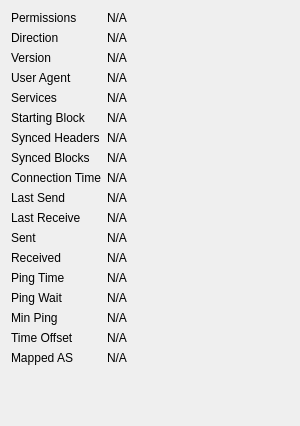
             <widget class="QWidget" name="detailWidget">
              <property name="geometry">
               <rect>
                <x>0</x>
                <y>0</y>
                <width>300</width>
                <height>426</height>
               </rect>
              </property>
              <layout class="QGridLayout" name="gridLayout_2" columnstretch="0,1">
               <item row="0" column="0">
                <widget class="QLabel" name="label_30">
                 <property name="text">
                  <string>Permissions</string>
                 </property>
                </widget>
               </item>
               <item row="0" column="1">
                <widget class="QLabel" name="peerPermissions">
                 <property name="cursor">
                  <cursorShape>IBeamCursor</cursorShape>
                 </property>
                 <property name="text">
                  <string>N/A</string>
                 </property>
                 <property name="textFormat">
                  <enum>Qt::PlainText</enum>
                 </property>
                 <property name="textInteractionFlags">
                  <set>Qt::LinksAccessibleByMouse|Qt::TextSelectableByKeyboard|Qt::TextSelectableByMouse</set>
                 </property>
                </widget>
               </item>
               <item row="1" column="0">
                <widget class="QLabel" name="label_23">
                 <property name="text">
                  <string>Direction</string>
                 </property>
                </widget>
               </item>
               <item row="1" column="1">
                <widget class="QLabel" name="peerDirection">
                 <property name="cursor">
                  <cursorShape>IBeamCursor</cursorShape>
                 </property>
                 <property name="text">
                  <string>N/A</string>
                 </property>
                 <property name="textFormat">
                  <enum>Qt::PlainText</enum>
                 </property>
                 <property name="textInteractionFlags">
                  <set>Qt::LinksAccessibleByMouse|Qt::TextSelectableByKeyboard|Qt::TextSelectableByMouse</set>
                 </property>
                </widget>
               </item>
               <item row="2" column="0">
                <widget class="QLabel" name="label_21">
                 <property name="text">
                  <string>Version</string>
                 </property>
                </widget>
               </item>
               <item row="2" column="1">
                <widget class="QLabel" name="peerVersion">
                 <property name="cursor">
                  <cursorShape>IBeamCursor</cursorShape>
                 </property>
                 <property name="text">
                  <string>N/A</string>
                 </property>
                 <property name="textFormat">
                  <enum>Qt::PlainText</enum>
                 </property>
                 <property name="textInteractionFlags">
                  <set>Qt::LinksAccessibleByMouse|Qt::TextSelectableByKeyboard|Qt::TextSelectableByMouse</set>
                 </property>
                </widget>
               </item>
               <item row="3" column="0">
                <widget class="QLabel" name="label_28">
                 <property name="text">
                  <string>User Agent</string>
                 </property>
                </widget>
               </item>
               <item row="3" column="1">
                <widget class="QLabel" name="peerSubversion">
                 <property name="cursor">
                  <cursorShape>IBeamCursor</cursorShape>
                 </property>
                 <property name="text">
                  <string>N/A</string>
                 </property>
                 <property name="textFormat">
                  <enum>Qt::PlainText</enum>
                 </property>
                 <property name="textInteractionFlags">
                  <set>Qt::LinksAccessibleByMouse|Qt::TextSelectableByKeyboard|Qt::TextSelectableByMouse</set>
                 </property>
                </widget>
               </item>
               <item row="4" column="0">
                <widget class="QLabel" name="label_4">
                 <property name="text">
                  <string>Services</string>
                 </property>
                </widget>
               </item>
               <item row="4" column="1">
                <widget class="QLabel" name="peerServices">
                 <property name="cursor">
                  <cursorShape>IBeamCursor</cursorShape>
                 </property>
                 <property name="text">
                  <string>N/A</string>
                 </property>
                 <property name="textFormat">
                  <enum>Qt::PlainText</enum>
                 </property>
                 <property name="textInteractionFlags">
                  <set>Qt::LinksAccessibleByMouse|Qt::TextSelectableByKeyboard|Qt::TextSelectableByMouse</set>
                 </property>
                </widget>
               </item>
               <item row="5" column="0">
                <widget class="QLabel" name="label_29">
                 <property name="text">
                  <string>Starting Block</string>
                 </property>
                </widget>
               </item>
               <item row="5" column="1">
                <widget class="QLabel" name="peerHeight">
                 <property name="cursor">
                  <cursorShape>IBeamCursor</cursorShape>
                 </property>
                 <property name="text">
                  <string>N/A</string>
                 </property>
                 <property name="textFormat">
                  <enum>Qt::PlainText</enum>
                 </property>
                 <property name="textInteractionFlags">
                  <set>Qt::LinksAccessibleByMouse|Qt::TextSelectableByKeyboard|Qt::TextSelectableByMouse</set>
                 </property>
                </widget>
               </item>
               <item row="6" column="0">
                <widget class="QLabel" name="label_27">
                 <property name="text">
                  <string>Synced Headers</string>
                 </property>
                </widget>
               </item>
               <item row="6" column="1">
                <widget class="QLabel" name="peerSyncHeight">
                 <property name="cursor">
                  <cursorShape>IBeamCursor</cursorShape>
                 </property>
                 <property name="text">
                  <string>N/A</string>
                 </property>
                 <property name="textFormat">
                  <enum>Qt::PlainText</enum>
                 </property>
                 <property name="textInteractionFlags">
                  <set>Qt::LinksAccessibleByMouse|Qt::TextSelectableByKeyboard|Qt::TextSelectableByMouse</set>
                 </property>
                </widget>
               </item>
               <item row="7" column="0">
                <widget class="QLabel" name="label_25">
                 <property name="text">
                  <string>Synced Blocks</string>
                 </property>
                </widget>
               </item>
               <item row="7" column="1">
                <widget class="QLabel" name="peerCommonHeight">
                 <property name="cursor">
                  <cursorShape>IBeamCursor</cursorShape>
                 </property>
                 <property name="text">
                  <string>N/A</string>
                 </property>
                 <property name="textFormat">
                  <enum>Qt::PlainText</enum>
                 </property>
                 <property name="textInteractionFlags">
                  <set>Qt::LinksAccessibleByMouse|Qt::TextSelectableByKeyboard|Qt::TextSelectableByMouse</set>
                 </property>
                </widget>
               </item>
               <item row="8" column="0">
                <widget class="QLabel" name="label_22">
                 <property name="text">
                  <string>Connection Time</string>
                 </property>
                </widget>
               </item>
               <item row="8" column="1">
                <widget class="QLabel" name="peerConnTime">
                 <property name="cursor">
                  <cursorShape>IBeamCursor</cursorShape>
                 </property>
                 <property name="text">
                  <string>N/A</string>
                 </property>
                 <property name="textFormat">
                  <enum>Qt::PlainText</enum>
                 </property>
                 <property name="textInteractionFlags">
                  <set>Qt::LinksAccessibleByMouse|Qt::TextSelectableByKeyboard|Qt::TextSelectableByMouse</set>
                 </property>
                </widget>
               </item>
               <item row="9" column="0">
                <widget class="QLabel" name="label_15">
                 <property name="text">
                  <string>Last Send</string>
                 </property>
                </widget>
               </item>
               <item row="9" column="1">
                <widget class="QLabel" name="peerLastSend">
                 <property name="cursor">
                  <cursorShape>IBeamCursor</cursorShape>
                 </property>
                 <property name="text">
                  <string>N/A</string>
                 </property>
                 <property name="textFormat">
                  <enum>Qt::PlainText</enum>
                 </property>
                 <property name="textInteractionFlags">
                  <set>Qt::LinksAccessibleByMouse|Qt::TextSelectableByKeyboard|Qt::TextSelectableByMouse</set>
                 </property>
                </widget>
               </item>
               <item row="10" column="0">
                <widget class="QLabel" name="label_19">
                 <property name="text">
                  <string>Last Receive</string>
                 </property>
                </widget>
               </item>
               <item row="10" column="1">
                <widget class="QLabel" name="peerLastRecv">
                 <property name="cursor">
                  <cursorShape>IBeamCursor</cursorShape>
                 </property>
                 <property name="text">
                  <string>N/A</string>
                 </property>
                 <property name="textFormat">
                  <enum>Qt::PlainText</enum>
                 </property>
                 <property name="textInteractionFlags">
                  <set>Qt::LinksAccessibleByMouse|Qt::TextSelectableByKeyboard|Qt::TextSelectableByMouse</set>
                 </property>
                </widget>
               </item>
               <item row="11" column="0">
                <widget class="QLabel" name="label_18">
                 <property name="text">
                  <string>Sent</string>
                 </property>
                </widget>
               </item>
               <item row="11" column="1">
                <widget class="QLabel" name="peerBytesSent">
                 <property name="cursor">
                  <cursorShape>IBeamCursor</cursorShape>
                 </property>
                 <property name="text">
                  <string>N/A</string>
                 </property>
                 <property name="textFormat">
                  <enum>Qt::PlainText</enum>
                 </property>
                 <property name="textInteractionFlags">
                  <set>Qt::LinksAccessibleByMouse|Qt::TextSelectableByKeyboard|Qt::TextSelectableByMouse</set>
                 </property>
                </widget>
               </item>
               <item row="12" column="0">
                <widget class="QLabel" name="label_20">
                 <property name="text">
                  <string>Received</string>
                 </property>
                </widget>
               </item>
               <item row="12" column="1">
                <widget class="QLabel" name="peerBytesRecv">
                 <property name="cursor">
                  <cursorShape>IBeamCursor</cursorShape>
                 </property>
                 <property name="text">
                  <string>N/A</string>
                 </property>
                 <property name="textFormat">
                  <enum>Qt::PlainText</enum>
                 </property>
                 <property name="textInteractionFlags">
                  <set>Qt::LinksAccessibleByMouse|Qt::TextSelectableByKeyboard|Qt::TextSelectableByMouse</set>
                 </property>
                </widget>
               </item>
               <item row="13" column="0">
                <widget class="QLabel" name="label_26">
                 <property name="text">
                  <string>Ping Time</string>
                 </property>
                </widget>
               </item>
               <item row="13" column="1">
                <widget class="QLabel" name="peerPingTime">
                 <property name="cursor">
                  <cursorShape>IBeamCursor</cursorShape>
                 </property>
                 <property name="text">
                  <string>N/A</string>
                 </property>
                 <property name="textFormat">
                  <enum>Qt::PlainText</enum>
                 </property>
                 <property name="textInteractionFlags">
                  <set>Qt::LinksAccessibleByMouse|Qt::TextSelectableByKeyboard|Qt::TextSelectableByMouse</set>
                 </property>
                </widget>
               </item>
               <item row="14" column="0">
                <widget class="QLabel" name="peerPingWaitLabel">
                 <property name="toolTip">
                  <string>The duration of a currently outstanding ping.</string>
                 </property>
                 <property name="text">
                  <string>Ping Wait</string>
                 </property>
                </widget>
               </item>
               <item row="14" column="1">
                <widget class="QLabel" name="peerPingWait">
                 <property name="cursor">
                  <cursorShape>IBeamCursor</cursorShape>
                 </property>
                 <property name="text">
                  <string>N/A</string>
                 </property>
                 <property name="textFormat">
                  <enum>Qt::PlainText</enum>
                 </property>
                 <property name="textInteractionFlags">
                  <set>Qt::LinksAccessibleByMouse|Qt::TextSelectableByKeyboard|Qt::TextSelectableByMouse</set>
                 </property>
                </widget>
               </item>
               <item row="15" column="0">
                <widget class="QLabel" name="peerMinPingLabel">
                 <property name="text">
                  <string>Min Ping</string>
                 </property>
                </widget>
               </item>
               <item row="15" column="1">
                <widget class="QLabel" name="peerMinPing">
                 <property name="cursor">
                  <cursorShape>IBeamCursor</cursorShape>
                 </property>
                 <property name="text">
                  <string>N/A</string>
                 </property>
                 <property name="textFormat">
                  <enum>Qt::PlainText</enum>
                 </property>
                 <property name="textInteractionFlags">
                  <set>Qt::LinksAccessibleByMouse|Qt::TextSelectableByKeyboard|Qt::TextSelectableByMouse</set>
                 </property>
                </widget>
               </item>
               <item row="16" column="0">
                <widget class="QLabel" name="label_timeoffset">
                 <property name="text">
                  <string>Time Offset</string>
                 </property>
                </widget>
               </item>
               <item row="16" column="1">
                <widget class="QLabel" name="timeoffset">
                 <property name="cursor">
                  <cursorShape>IBeamCursor</cursorShape>
                 </property>
                 <property name="text">
                  <string>N/A</string>
                 </property>
                 <property name="textFormat">
                  <enum>Qt::PlainText</enum>
                 </property>
                 <property name="textInteractionFlags">
                  <set>Qt::LinksAccessibleByMouse|Qt::TextSelectableByKeyboard|Qt::TextSelectableByMouse</set>
                 </property>
                </widget>
               </item>
               <item row="17" column="0">
                <widget class="QLabel" name="peerMappedASLabel">
                 <property name="toolTip">
                  <string>The mapped Autonomous System used for diversifying peer selection.</string>
                 </property>
                 <property name="text">
                  <string>Mapped AS</string>
                 </property>
                </widget>
               </item>
               <item row="17" column="1">
                <widget class="QLabel" name="peerMappedAS">
                 <property name="cursor">
                  <cursorShape>IBeamCursor</cursorShape>
                 </property>
                 <property name="text">
                  <string>N/A</string>
                 </property>
                 <property name="textFormat">
                  <enum>Qt::PlainText</enum>
                 </property>
                 <property name="textInteractionFlags">
                  <set>Qt::LinksAccessibleByMouse|Qt::TextSelectableByKeyboard|Qt::TextSelectableByMouse</set>
                 </property>
                </widget>
               </item>
               <item row="18" column="0">
                <spacer name="verticalSpacer_3">
                 <property name="orientation">
                  <enum>Qt::Vertical</enum>
                 </property>
                 <property name="sizeHint" stdset="0">
                  <size>
                   <width>20</width>
                   <height>40</height>
                  </size>
                 </property>
                </spacer>
               </item>
              </layout>
             </widget>
